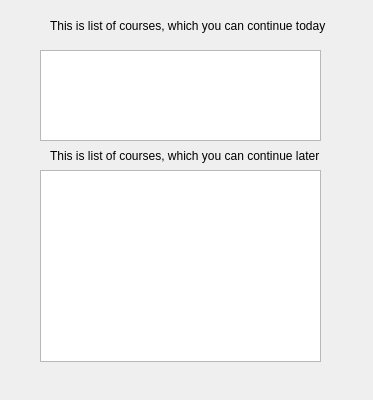
<?xml version="1.0" encoding="UTF-8"?>
<ui version="4.0">
 <class>Schedule</class>
 <widget class="QWidget" name="Schedule">
  <property name="geometry">
   <rect>
    <x>0</x>
    <y>0</y>
    <width>373</width>
    <height>400</height>
   </rect>
  </property>
  <property name="windowTitle">
   <string>Schedule</string>
  </property>
  <widget class="QListWidget" name="coursesList">
   <property name="geometry">
    <rect>
     <x>40</x>
     <y>50</y>
     <width>281</width>
     <height>91</height>
    </rect>
   </property>
  </widget>
  <widget class="QLabel" name="label">
   <property name="geometry">
    <rect>
     <x>50</x>
     <y>10</y>
     <width>291</width>
     <height>31</height>
    </rect>
   </property>
   <property name="text">
    <string>This is list of courses, which you can continue today</string>
   </property>
  </widget>
  <widget class="QLabel" name="label_2">
   <property name="geometry">
    <rect>
     <x>50</x>
     <y>140</y>
     <width>291</width>
     <height>31</height>
    </rect>
   </property>
   <property name="text">
    <string>This is list of courses, which you can continue later</string>
   </property>
  </widget>
  <widget class="QListWidget" name="listLater">
   <property name="geometry">
    <rect>
     <x>40</x>
     <y>170</y>
     <width>281</width>
     <height>192</height>
    </rect>
   </property>
  </widget>
 </widget>
 <layoutdefault spacing="6" margin="11"/>
 <resources/>
 <connections/>
</ui>
